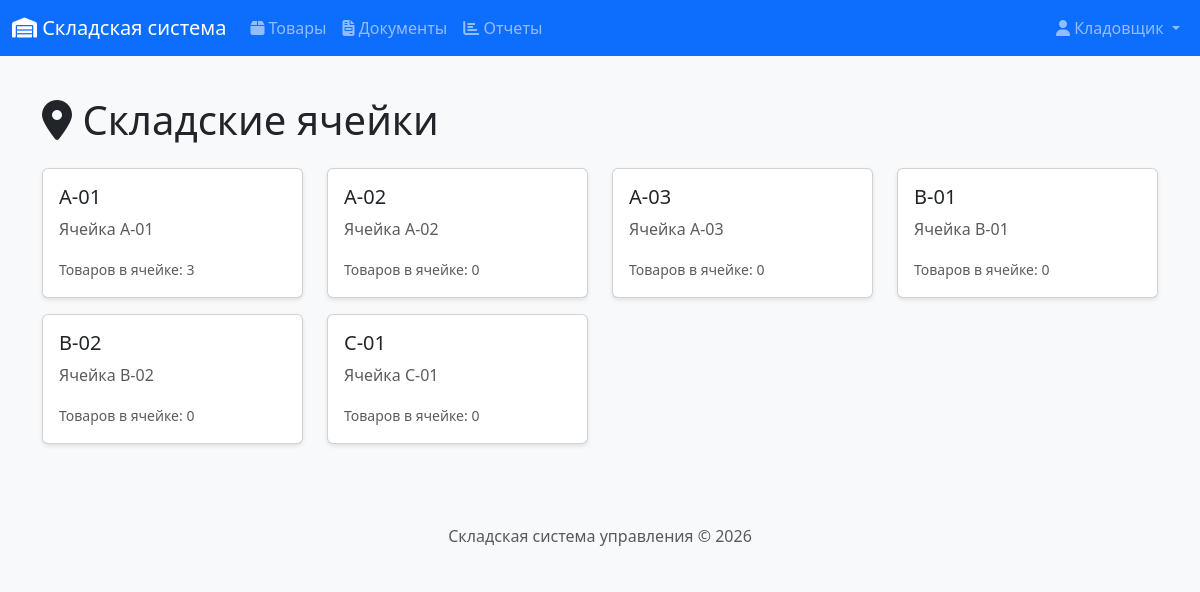
The page /products/cells (signed in) on the database its author committed.
### app/models.py (models this page shows, shortened)
class User(UserMixin, db.Model):
    __tablename__ = 'users'
    id = db.Column(db.Integer, primary_key=True)
    username = db.Column(db.String(64), unique=True, nullable=False)
    email = db.Column(db.String(120), unique=True, nullable=False)
    password_hash = db.Column(db.String(256))
    full_name = db.Column(db.String(100))
    role = db.Column(db.String(20), default='manager')  # admin, manager, storekeeper
    created_at = db.Column(db.DateTime, default=datetime.utcnow)
    documents_created = db.relationship('Document', backref='author', lazy='dynamic')
    def is_admin(self):
        return self.role == 'admin'
    def is_manager(self):
        return self.role in ['admin', 'manager']

class WarehouseCell(db.Model):
    __tablename__ = 'warehouse_cells'
    id = db.Column(db.Integer, primary_key=True)
    name = db.Column(db.String(20), unique=True, nullable=False)  # A-01, B-12 и т.д.
    description = db.Column(db.String(100))
    balances = db.relationship('StockBalance', backref='cell', lazy='dynamic')

### app/routes/products.py (the view)
@bp.route('/cells')
@login_required
def cell_list():
    cells = WarehouseCell.query.all()
    return render_template('products/cells.html', title='Складские ячейки', cells=cells)

### app/__init__.py (called while the page is built)
@login_manager.user_loader
def load_user(user_id):
    from app.models import User
    return User.query.get(int(user_id))

### app/templates/products/cells.html (shortened to what this page needs)
{% extends "base.html" %}
{% block content %}
<div class="d-flex justify-content-between align-items-center mb-3">
    <h1><i class="fas fa-map-marker-alt"></i> Складские ячейки</h1>
</div>
<div class="row">
    {% for cell in cells %}
    <div class="col-md-3 mb-3">
        <div class="card">
            <div class="card-body">
                <h5 class="card-title">{{ cell.name }}</h5>
                <p class="card-text text-muted">{{ cell.description or 'Нет описания' }}</p>
                <p class="card-text">
                    <small class="text-muted">
                        Товаров в ячейке: {{ cell.balances.count() }}
                    </small>
                </p>
            </div>
        </div>
    </div>
    {% endfor %}
</div>
{% endblock %}

### app/templates/base.html (shortened to what this page needs)
<!DOCTYPE html>
<html lang="ru">
<head>
    <link href="https://cdn.jsdelivr.net/npm/bootstrap@5.3.0/dist/css/bootstrap.min.css" rel="stylesheet">
    <link rel="stylesheet" href="https://cdnjs.cloudflare.com/ajax/libs/font-awesome/6.4.0/css/all.min.css">
    <link rel="stylesheet" href="{{ url_for('static', filename='css/style.css') }}">
</head>
<body>
    <nav class="navbar navbar-expand-lg navbar-dark bg-primary">
        <div class="container-fluid">
            <a class="navbar-brand" href="{{ url_for('index') }}">
                <i class="fas fa-warehouse"></i> Складская система
            </a>
            <div class="collapse navbar-collapse" id="navbarNav">
                {% if current_user.is_authenticated %}
                <ul class="navbar-nav me-auto">
                    <li class="nav-item">
                        <a class="nav-link" href="{{ url_for('products.product_list') }}">
                            <i class="fas fa-box"></i> Товары
                        </a>
                    </li>
                    <li class="nav-item">
                        <a class="nav-link" href="{{ url_for('documents.document_list') }}">
                            <i class="fas fa-file-invoice"></i> Документы
                        </a>
                    </li>
                    <li class="nav-item">
                        <a class="nav-link" href="{{ url_for('reports.stock_report') }}">
                            <i class="fas fa-chart-bar"></i> Отчеты
                        </a>
                    </li>
                </ul>
                <ul class="navbar-nav">
                    <li class="nav-item dropdown">
                        <a class="nav-link dropdown-toggle" href="#" role="button" data-bs-toggle="dropdown">
                            <i class="fas fa-user"></i> {{ current_user.full_name or current_user.username }}
                        </a>
                    </li>
                </ul>
                {% endif %}
            </div>
        </div>
    </nav>
    <main class="container mt-4">
        {% block content %}{% endblock %}
    </main>
    <footer class="footer mt-5 py-3 bg-light">
        <div class="container text-center">
            <span class="text-muted">Складская система управления &copy; 2026</span>
        </div>
    </footer>
</body>
</html>

### app/static/css/style.css (style rules this page uses)
body { font-family: 'Segoe UI', Tahoma, Geneva, Verdana, sans-serif; background-color: #f8f9fa; min-height: 100vh; display: flex; flex-direction: column; margin: 0; padding: 0; }
.footer { margin-top: auto; width: 100%; background-color: #f8f9fa; padding: 1rem 0; text-align: center; }
.card { box-shadow: 0 2px 4px rgba(0,0,0,0.1); transition: transform 0.2s; }
p, strong, span, div { white-space: normal; word-break: normal; }

### rows shown on the page
User: full_name "Кладовщик"
WarehouseCell: name "A-01", description "Ячейка A-01", balances.count "3"
WarehouseCell: name "A-02", description "Ячейка A-02", balances.count "0"
WarehouseCell: name "A-03", description "Ячейка A-03", balances.count "0"
WarehouseCell: name "B-01", description "Ячейка B-01", balances.count "0"
WarehouseCell: name "B-02", description "Ячейка B-02", balances.count "0"
WarehouseCell: name "C-01", description "Ячейка C-01", balances.count "0"
